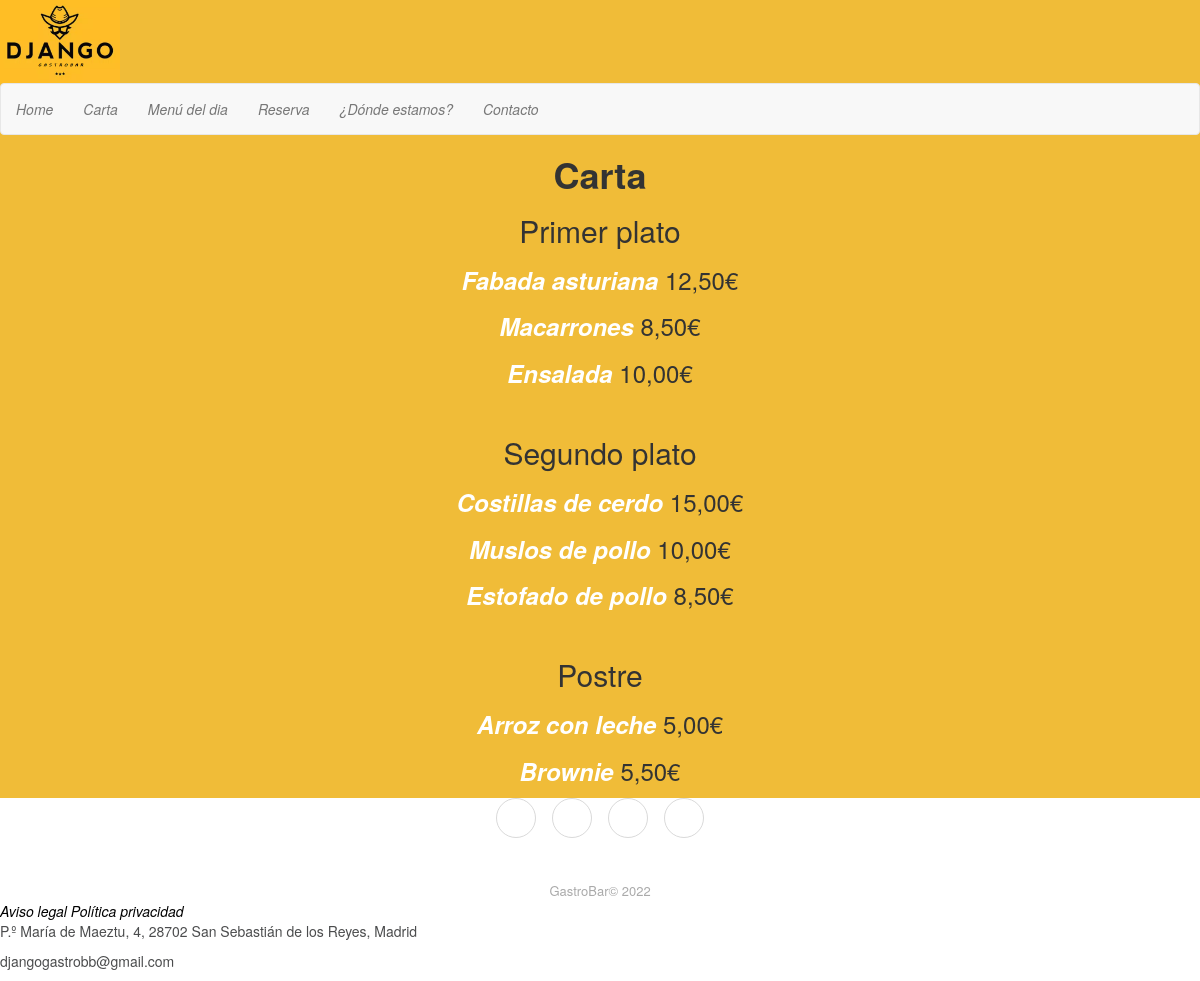
Screenshot of /gastrobar/carta with the database file from the repository.
### gastrobar/models.py (models this page shows)
class Dish(models.Model):
    name = models.CharField(max_length=100, null = False, default = None)
    type = models.IntegerField(null = False, default = None)
    description = models.TextField(null = False, default = None)
    price = models.CharField(max_length=15, null = False, default = None)
    photo = models.CharField(max_length=12, null = False, default = None)

### gastrobar/views.py (the view)
# urls.py: path('carta', views.carta, name='carta'),
def carta(request):
	cartaFirst = Dish.objects.all().filter(type="1")
	cartaSecond = Dish.objects.all().filter(type="2")
	cartaThird = Dish.objects.all().filter(type="3")
	context = {
		'cartaFirst' : cartaFirst,
		'cartaSecond' : cartaSecond,
		'cartaThird' : cartaThird,
	}
	return render(request, 'carta.html', context)

### gastrobar/templates/carta.html (shortened to what this page needs)
 {% extends 'main.html' %}  {% load static %}
 {% block page_content2 %}
  <link rel="stylesheet" href="{% static 'css/general.css' %}">
  <body>
    <div class="carta">
      <h1>Carta</h1>
          <h2>Primer plato</h2>
          {% for dish in cartaFirst %}
          <div class="card-body">
            <h3 class="card-title">
              <b><a href = "{% url 'dish' dish.pk %}"> {{dish.name}} </a></b>
              <span class="w3-right w3-tag w3-dark-grey w3-round">{{dish.price}}€</span>
            </h3>
          </div>
          {% endfor %}
          <br>
          <h2>Segundo plato</h2>
          {% for dish in cartaSecond %}
          <div class="card-body">
            <h3 class="card-title">
              <b><a href = "{% url 'dish' dish.pk %}"> {{dish.name}} </a></b>
              <span class="w3-right w3-tag w3-dark-grey w3-round">{{dish.price}}€</span>
            </h3>
          </div>
          {% endfor %}
          <br>
          <h2>Postre</h2>
          {% for dish in cartaThird %}
          <div class="card-body">
            <h3 class="card-title">
              <b><a href = "{% url 'dish' dish.pk %}"> {{dish.name}} </a></b>
              <span class="w3-right w3-tag w3-dark-grey w3-round">{{dish.price}}€</span>
            </h3>
          </div>
          {% endfor %}
    </div>
    {% endblock %}

### django_gastrobar/static/css/general.css (style rules this page uses)
html { min-height: 100%; position: relative; }
body { background-color: #f0bc38; margin-bottom: 150px; }
h1 { font-weight: bold; }
a { color: rgb(255, 255, 255); text-decoration: none; font-style: italic; }
.carta { text-align: center; }

### rows the page displays
Dish: name "Fabada asturiana", price "12,50"
Dish: name "Macarrones", price "8,50"
Dish: name "Ensalada", price "10,00"
Dish: name "Costillas de cerdo", price "15,00"
Dish: name "Muslos de pollo", price "10,00"
Dish: name "Estofado de pollo", price "8,50"
Dish: name "Arroz con leche", price "5,00"
Dish: name "Brownie", price "5,50"
